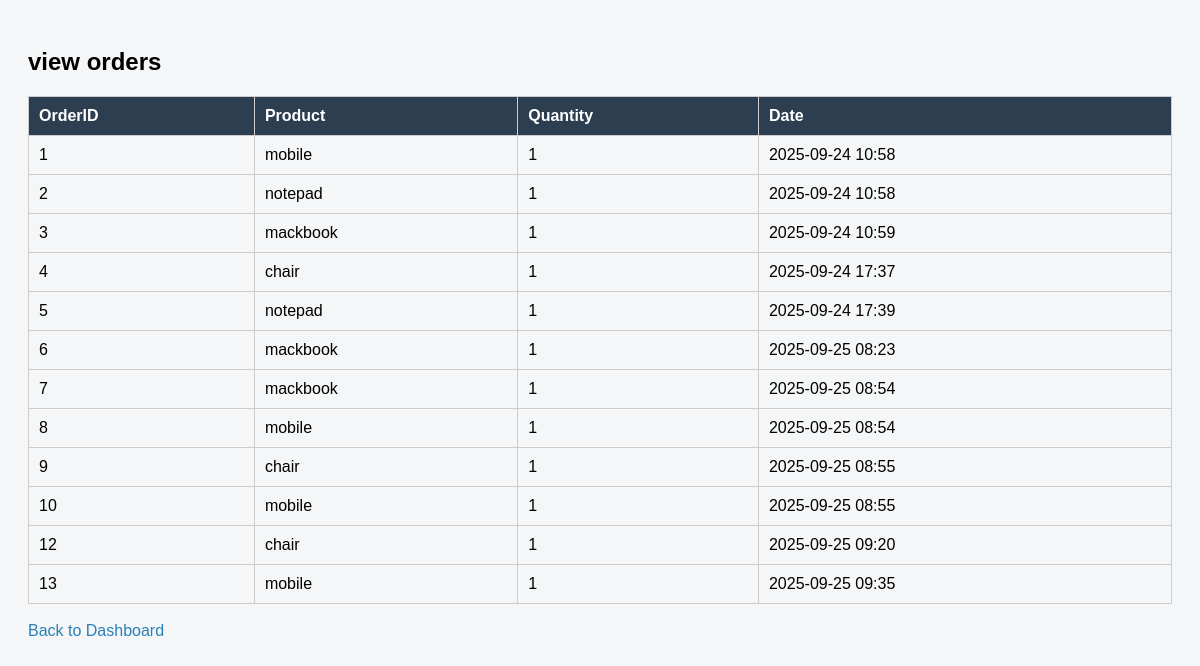
Before: /orders/seller_orders (signed in) with the older database file.
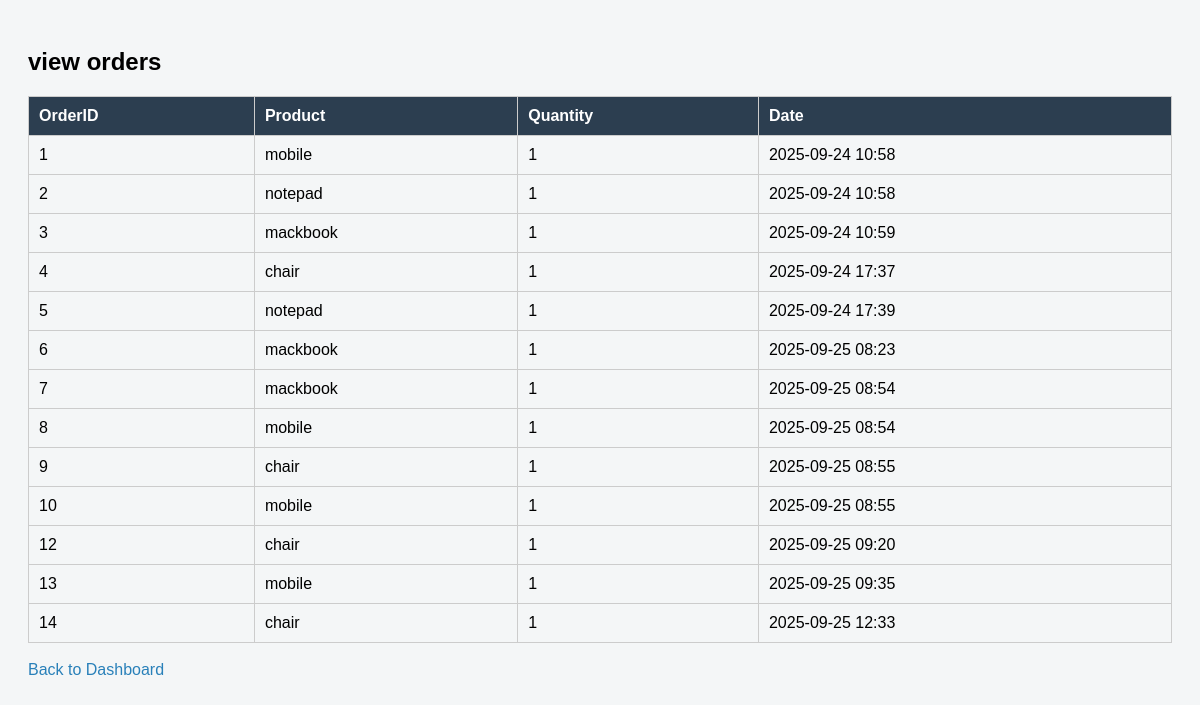
After: the same page with the newer database file.
### routes/orders/orders.py (models this page shows)
class Order(db.Model):
    __tablename__ = "Orders"
    OrderID = db.Column(db.Integer, primary_key=True)
    UserID = db.Column(db.Integer, db.ForeignKey("Users.UserID"), nullable=False)
    ProductID = db.Column(db.Integer, db.ForeignKey("Products.ProductID"), nullable=False)
    Quantity = db.Column(db.Integer, nullable=False, default=1)
    OrderDate = db.Column(db.DateTime, default=datetime.utcnow)
    user = db.relationship("User", backref="orders", lazy=True)
    product = db.relationship("Product", backref="orders", lazy=True)

### routes/products/products.py (models this page shows)
class Product(db.Model):
    __tablename__ = "Products"
    ProductID = db.Column(db.Integer, primary_key=True)
    Name = db.Column(db.String(100), nullable=False)
    Price = db.Column(db.Float, nullable=False)
    Stock = db.Column(db.Integer, nullable=False)
    SellerID = db.Column(db.Integer, db.ForeignKey("Users.UserID"), nullable=False)

### routes/orders/orders.py (the view)
@orders_bp.route("/seller_orders")
@login_required
def seller_orders():
    if current_user.Role != "Seller":
        flash("Only sellers can view this page", "danger")
        return redirect(url_for("users.dashboard"))
    orders = (
        db.session.query(Order)
        .join(Product)
        .filter(Product.SellerID == current_user.UserID)
        .all()
    )
    return render_template("orders/orders.html", orders=orders)

### routes/users/users.py (called while the page is built)
@login_manager.user_loader
def load_user(user_id):
    return User.query.get(int(user_id))

### templates/orders/orders.html (shortened to what this page needs)
<!DOCTYPE html>
<html>
<head>
</head>
<body>
    <h2>view orders</h2>
    {% if orders %}
    <table>
        <tr><th>OrderID</th><th>Product</th><th>Quantity</th><th>Date</th></tr>
        {% for order in orders %}
        <tr>
            <td>{{ order.OrderID }}</td>
            <td>{{ order.product.Name if order.product else 'Deleted' }}</td>
            <td>{{ order.Quantity }}</td>
            <td>{{ order.OrderDate.strftime("%Y-%m-%d %H:%M") }}</td>
        </tr>
        {% endfor %}
    </table>
    {% else %}
        <p>You have not placed any orders yet.</p>
    {% endif %}
    <br><a href="{{ url_for('users.dashboard') }}">Back to Dashboard</a>
</body>
</html>

Changed rows visible on the page:
added Order: OrderID "14", product "chair", Quantity "1", OrderDate "2025-09-25 12:33"
